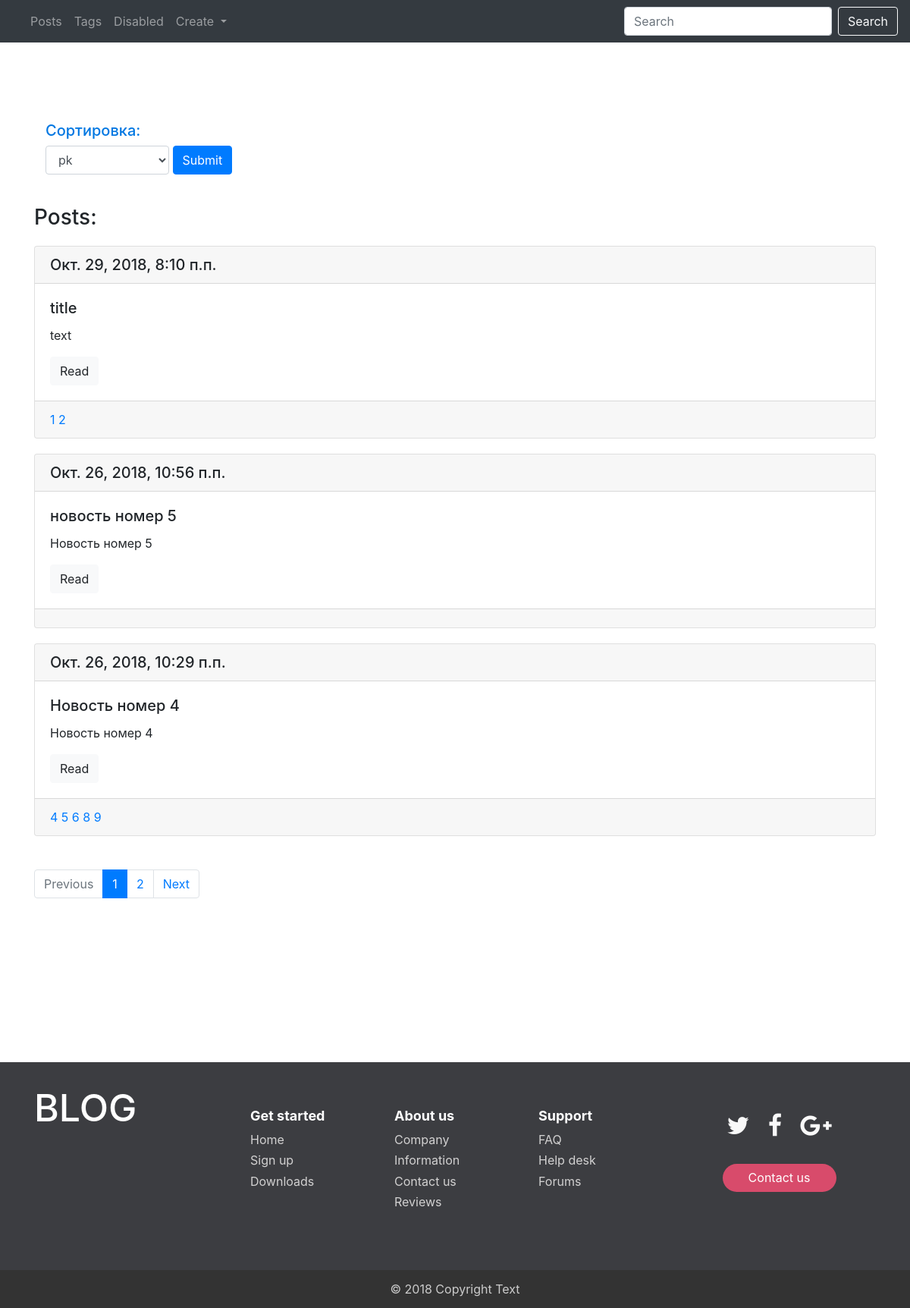
The app's page /blog/post/, older data.
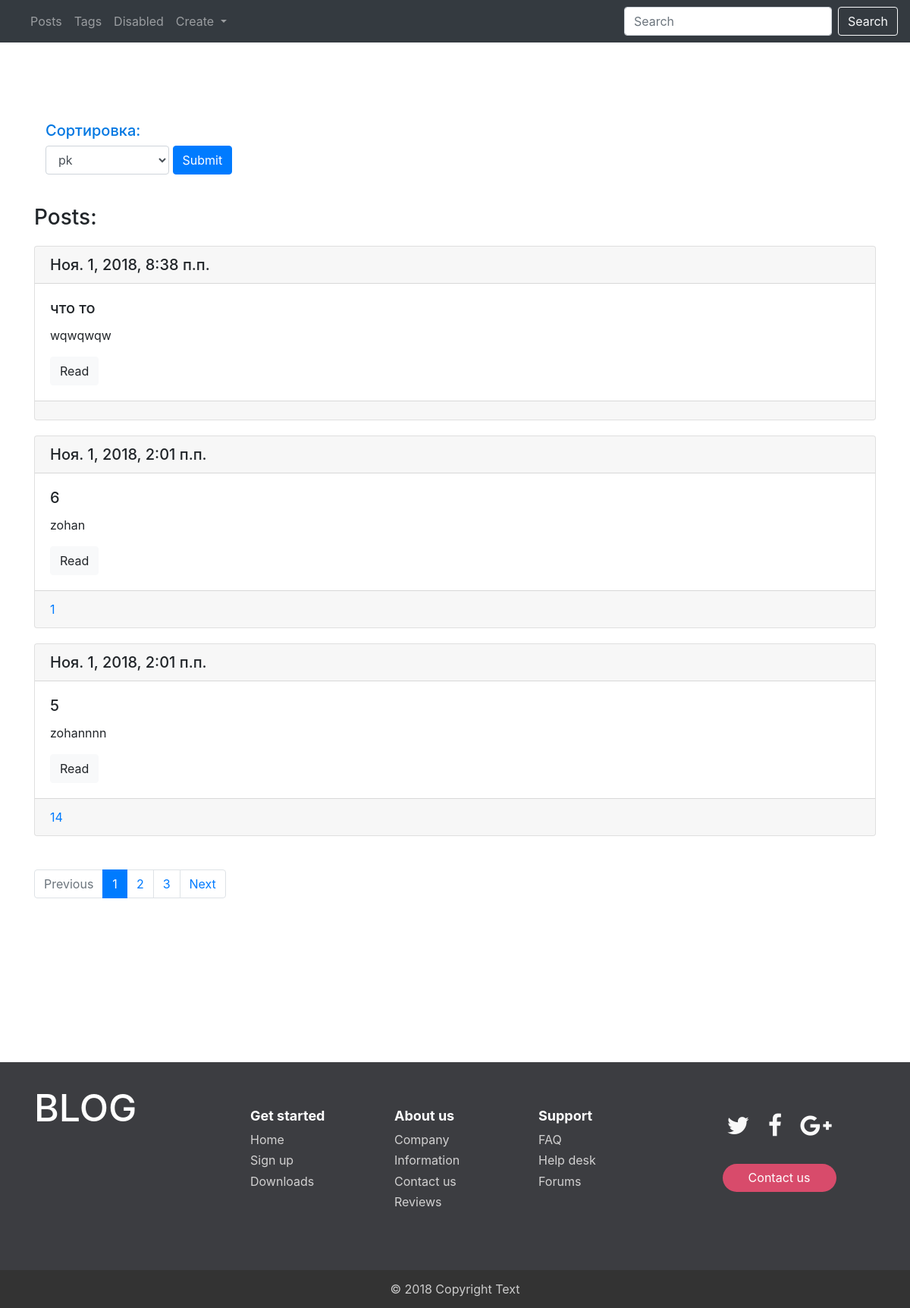
The same page, newer data.
### myblog/models.py (models this page shows, shortened)
class Post(models.Model):
    tags_to_post = models.ManyToManyField('Tag', blank=True, related_name="posts_to_tag") # blank=True- полк может быть пустым,
    title = models.CharField(max_length=150, db_index=True) # db_index=True - индексация для более быстрого поиска
    body = models.TextField(blank=True, db_index=True) # blank=True- полк может быть пустым, db_index=True - индексация для более быстрого поиска
    date_pub = models.DateTimeField(auto_now_add=True) # auto_now_add=True - текуущее время при сохранении в базу,
    def get_absolute_url(self):  # метод который возвращает ссылку на конкретный обьет класса, передаем url шаблона и словарь
        return reverse("post_detail_url", kwargs={"pk": self.pk})  # в словарь в качестве ключа получает поле,
    class Meta:
        verbose_name = "Новость"
        verbose_name_plural = "Новости"
        ordering = ("-date_pub",)  # отсортировали так что новые вверху

class Tag(models.Model):
    title = models.CharField(max_length=150, db_index=True)  # db_index=True - индексация для более быстрого поиска
    def get_absolute_url(self):
        return reverse("tag_detail_url", kwargs={"pk": self.pk})
    class Meta:
        verbose_name = "Тег"
        verbose_name_plural = "Теги"
        ordering = ("id",)  # отсортировали так что новые вверху

### myblog/views.py (the view)
# urls.py: path('post/',MyListViewPost.as_view() , name = "post_list_url"),   # posts_list
class MyListViewPost(ListView):
    model = Post
    template_name = "blog/post_list.html"
    def dispatch(self, request, *args, **kwargs):  # dispath определяет с каким запросом к нам прилетел запрос
        self.form = FormSearch(request.GET)
        self.form.is_valid()
        self.search = Post(request.POST or None)  # Создали переменную для работы с POST, используется когда fprm.modelform
        return super(MyListViewPost, self).dispatch(request, *args, **kwargs)  # после чего вызываем super, что бы функция работала стандартно
    """Можем переопредилить метод get_context_data - ето метод который вызывается у любого класса View и кторый составляет словарик
        отправляющийся в шаблон для рендера"""
    def get_context_data(self, **kwargs):
        queryset = Post.objects.all()
        if self.form.cleaned_data.get("search"):  # Проверям засабмичен ли с формы search
            queryset = queryset.filter(Q(title__icontains=self.form.cleaned_data["search"]) | Q(body__icontains=self.form.cleaned_data["search"])) # если да, то фильтруем
        if self.form.cleaned_data.get("sort"):  #
            queryset = queryset.order_by(self.form.cleaned_data["sort"])
        paginator = Paginator(queryset, 3)  # сортируем по 3 обьекта в quryset
        page_number = self.request.GET.get("page")
        page = paginator.get_page(page_number)
        is_paginated = page.has_other_pages()
        if page.has_previous():
            prev_url = "?page={}".format(page.previous_page_number())
        else:
            prev_url = ""
        if page.has_next():
            next_url = "?page={}".format(page.next_page_number())
        else:
            next_url = ""
        context = super(MyListViewPost, self).get_context_data(**kwargs)  # вызываем метод у родителя и добавляем контекст который нужен
        context["form"] = self.form  # добавляем нашу форму, кторая потом доступна в шаблоне
        context["search"] = self.search  # добавляем нашу форму, кторая потом доступна в шаблоне
        context["page"] = page
        context["is_paginated"] = is_paginated
        context["prev_url"] = prev_url
        context["next_url"] = next_url
        context["context"] = context
        return context

### myblog/forms.py
class FormSearch(forms.Form):  # Класс Form - принимает данные из запроса(в виде текстовых строк),валидирует относительно типа полей, приводит к нужному представлению на языке питон
    search = forms.CharField(required=False)  # текстовое поле, required=False - не ртебуется для успешной валидации формы
    sort = forms.ChoiceField(choices=(("pk", "pk"), ("date_pub", "Дата создания"), ("title", "Заголовок"), ("body", "Текст")), required=False)

### myblog/templates/blog/post_list.html (shortened to what this page needs)
{% extends "blog/base.html" %}
{% block y %}
    <div class="container" style="margin-top: 40px">
        <div class="row">
            <div class="col md-6 offset md-2">
                <form action="" method="get">
                    <h5  style="color: #0077e2;">Сортировка:</h5><label >
                        <select class="form-control" name="sort">
                            <option value="pk">pk</option>
                        </select>
                    </label>
                    <input type="submit" class="button btn btn-primary form-group" style="vertical-align: inherit;">
                </form>
            </div>
        </div>
    </div>
    <h3 style="margin-bottom: 20px">Posts:</h3>
    {% for post in page.object_list %}
        {% include "blog/includes/include_card.html" %}
    {% endfor %} </br>
    {% include "blog/includes/include_paginations.html" %}
{% endblock %}

### myblog/templates/blog/includes/include_card.html
<div class="card" style="margin-bottom: 20px;">
    <h5 class="card-header">{{ post.date_pub }}</h5>
    <div class="card-body">
        <h5 class="card-title"> {{ post.title }} </h5>
        <p class="card-text"> {{ post.body|truncatewords:15 }} </p>
        <a href="{{ post.get_absolute_url }}" class="btn btn-light">Read</a>
    </div>
    <div class="card-footer text-muted">
        {% for tag in post.tags_to_post.all %}
            <a href="{{ tag.get_absolute_url }}">{{ tag.pk }}</a>
        {% endfor %}
    </div>
</div>

Row changes from the older to the newer data that the page shows:
removed Post: date_pub "Окт. 29, 2018, 8:10 п.п.", title "title", body "text", Tag (pk "1")
removed Tag: pk "2", shown under "Окт. 29, 2018, 8:10 п.п."
removed Post: date_pub "Окт. 26, 2018, 10:56 п.п.", title "новость номер 5", body "Новость номер 5"
removed Post: date_pub "Окт. 26, 2018, 10:29 п.п.", title "Новость номер 4", body "Новость номер 4"
removed Tag: pk "4", shown under "Окт. 26, 2018, 10:29 п.п."
removed Tag: pk "5", shown under "Окт. 26, 2018, 10:29 п.п."
removed Tag: pk "6", shown under "Окт. 26, 2018, 10:29 п.п."
removed Tag: pk "8", shown under "Окт. 26, 2018, 10:29 п.п."
removed Tag: pk "9", shown under "Окт. 26, 2018, 10:29 п.п."
added Post: date_pub "Ноя. 1, 2018, 8:38 п.п.", title "что то", body "wqwqwqw"
added Post: date_pub "Ноя. 1, 2018, 2:01 п.п.", title "6", body "zohan", Tag (pk "1")
added Post: date_pub "Ноя. 1, 2018, 2:01 п.п.", title "5", body "zohannnn"
added Tag: pk "14", shown under "Ноя. 1, 2018, 2:01 п.п."
Text that changed along with them:
new list line: "3"
